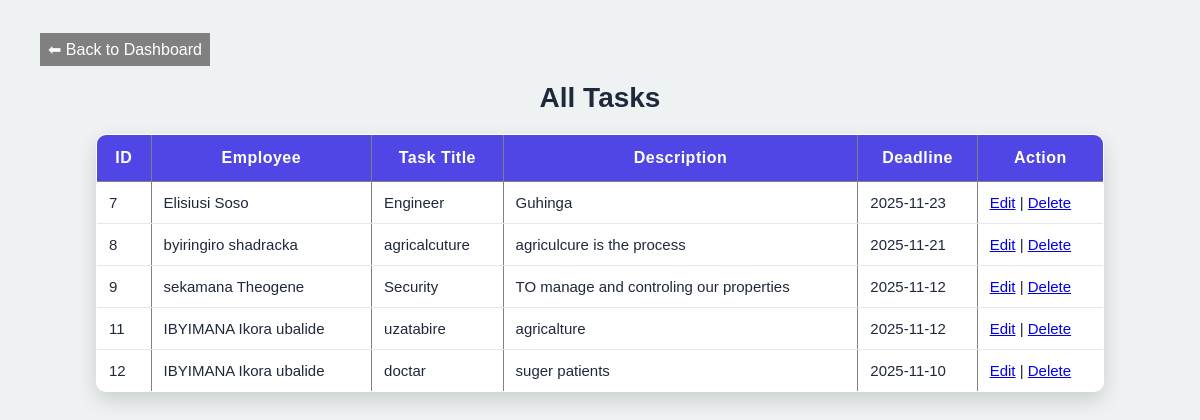
/view_tasks.php, run on the app's committed database.
### tables this page shows
CREATE TABLE `tasks` (
  `id` int(11) NOT NULL,
  `employee_id` int(11) NOT NULL,
  `task_title` varchar(255) NOT NULL,
  `task_description` text NOT NULL,
  `deadline` date NOT NULL
);

CREATE TABLE `employees` (
  `id` int(11) NOT NULL,
  `firstname` varchar(100) NOT NULL,
  `lastname` varchar(100) NOT NULL,
  `age` int(11) NOT NULL,
  `department` varchar(100) NOT NULL,
  `address` varchar(255) NOT NULL,
  `created_at` timestamp NOT NULL DEFAULT current_timestamp()
);

### view_tasks.php (the view, shortened to what this page needs)
<?php
include 'db.php';
$sql = "SELECT
            t.id,
            t.employee_id,
            e.firstname,
            e.lastname,
            t.task_title,
            t.task_description,
            t.deadline
        FROM tasks t
        JOIN employees e ON t.employee_id = e.id";
$result = $conn->query($sql);
?>
<!DOCTYPE html>
<html>
<head>
    <link rel="stylesheet" href="okok.css">
     <a href="manager_dashboard.php" style="padding:8px; background:gray; color:white; text-decoration:none;">⬅ Back to Dashboard</a>
</head>
<body>
<h2>All Tasks</h2>
<table border="1" cellpadding="10">
    <tr>
        <th>ID</th>
        <th>Employee</th>
        <th>Task Title</th>
        <th>Description</th>
        <th>Deadline</th>
        <th>Action</th>
    </tr>
<?php
if ($result->num_rows > 0) {
    while ($row = $result->fetch_assoc()) {
        echo "<tr>
                <td>{$row['id']}</td>
                <td>{$row['firstname']} {$row['lastname']}</td>
                <td>{$row['task_title']}</td>
                <td>{$row['task_description']}</td>
                <td>{$row['deadline']}</td>
                <td>
                    <a href='update_task.php?id={$row['id']}'>Edit</a> |
                    <a href='delete_task.php?id={$row['id']}'>Delete</a>
                </td>
              </tr>";
    }
} else {
    echo "<tr><td colspan='6'>No tasks found</td></tr>";
}
?>
</table>
</body>
</html>

### okok.css (style rules this page uses)
body { margin: 0; padding: 40px; font-family: "Poppins", sans-serif; background: #eef2f3; }
h2 { text-align: center; font-size: 28px; margin-bottom: 20px; color: #1e293b; }
table { width: 90%; margin: 0 auto; border-collapse: collapse; background: white; border-radius: 10px; overflow: hidden; box-shadow: 0 8px 20px rgba(0,0,0,0.15); }
table th { background: #4F46E5; color: white; padding: 14px; font-size: 16px; letter-spacing: 0.5px; }
table td { padding: 12px; font-size: 15px; color: #1e293b; border-bottom: 1px solid #e5e7eb; }
table tr:last-child td { border-bottom: none; }

### data on the page
tasks: id "7", employee.firstname "Elisiusi", employee.lastname "Soso", task_title "Engineer", task_description "Guhinga", deadline "2025-11-23"
tasks: id "8", employee.firstname "byiringiro", employee.lastname "shadracka", task_title "agricalcuture", task_description "agriculcure is the process", deadline "2025-11-21"
tasks: id "9", employee.firstname "sekamana", employee.lastname "Theogene", task_title "Security", task_description "TO manage and controling our properties", deadline "2025-11-12"
tasks: id "11", employee.firstname "IBYIMANA", employee.lastname "Ikora ubalide", task_title "uzatabire", task_description "agricalture", deadline "2025-11-12"
tasks: id "12", employee.firstname "IBYIMANA", employee.lastname "Ikora ubalide", task_title "doctar", task_description "suger patients", deadline "2025-11-10"
